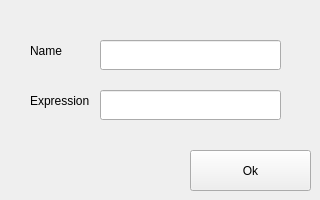
<?xml version="1.0" encoding="UTF-8"?>
<ui version="4.0">
 <class>ConstantEditor</class>
 <widget class="QMainWindow" name="ConstantEditor">
  <property name="windowModality">
   <enum>Qt::WindowModal</enum>
  </property>
  <property name="geometry">
   <rect>
    <x>0</x>
    <y>0</y>
    <width>320</width>
    <height>200</height>
   </rect>
  </property>
  <property name="minimumSize">
   <size>
    <width>320</width>
    <height>200</height>
   </size>
  </property>
  <property name="maximumSize">
   <size>
    <width>320</width>
    <height>200</height>
   </size>
  </property>
  <property name="windowTitle">
   <string>Edit constant</string>
  </property>
  <widget class="QWidget" name="centralwidget">
   <widget class="QLabel" name="label">
    <property name="geometry">
     <rect>
      <x>30</x>
      <y>40</y>
      <width>71</width>
      <height>22</height>
     </rect>
    </property>
    <property name="text">
     <string>Name</string>
    </property>
   </widget>
   <widget class="QLabel" name="label_2">
    <property name="geometry">
     <rect>
      <x>30</x>
      <y>90</y>
      <width>71</width>
      <height>22</height>
     </rect>
    </property>
    <property name="text">
     <string>Expression</string>
    </property>
   </widget>
   <widget class="QLineEdit" name="txtCname">
    <property name="geometry">
     <rect>
      <x>100</x>
      <y>40</y>
      <width>181</width>
      <height>30</height>
     </rect>
    </property>
    <property name="autoFillBackground">
     <bool>false</bool>
    </property>
   </widget>
   <widget class="QLineEdit" name="txtCvalue">
    <property name="geometry">
     <rect>
      <x>100</x>
      <y>90</y>
      <width>181</width>
      <height>30</height>
     </rect>
    </property>
   </widget>
   <widget class="QPushButton" name="btnOk">
    <property name="geometry">
     <rect>
      <x>190</x>
      <y>150</y>
      <width>121</width>
      <height>41</height>
     </rect>
    </property>
    <property name="text">
     <string>Ok</string>
    </property>
    <property name="icon">
     <iconset resource="resources.qrc">
      <normaloff>:/icons/ok</normaloff>:/icons/ok</iconset>
    </property>
   </widget>
  </widget>
 </widget>
 <resources>
  <include location="resources.qrc"/>
 </resources>
 <connections/>
</ui>
